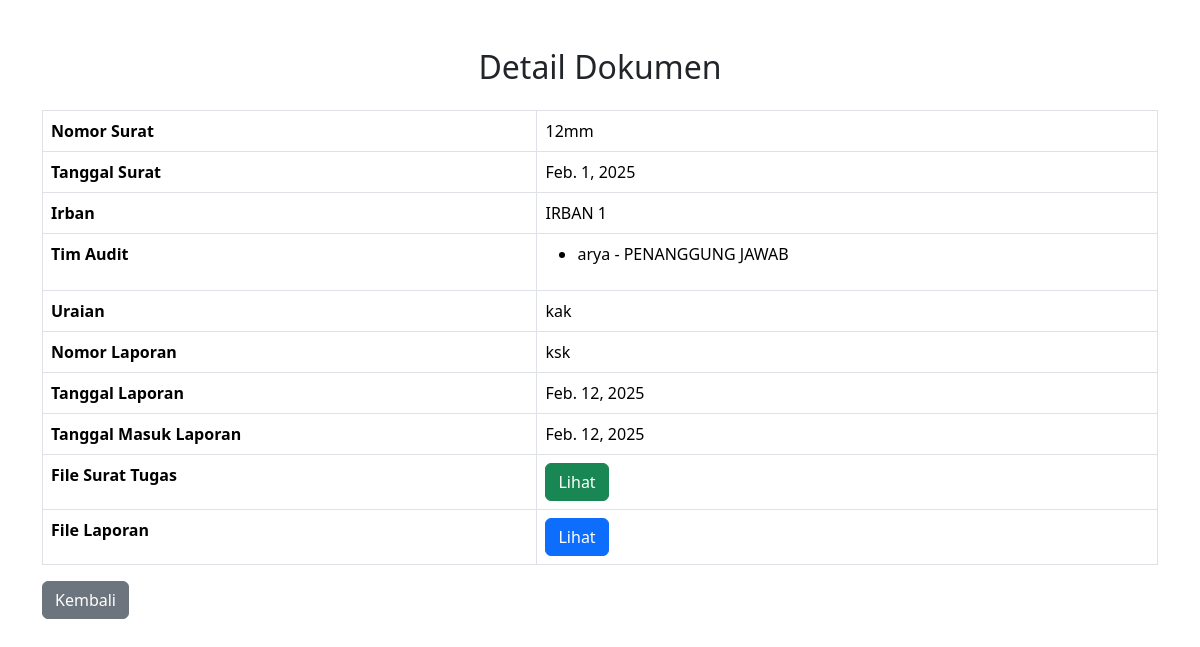
The app's page /dokumen/dokumen/2/detail/ (signed in) with its own data.
### dokumen/models.py (models this page shows, shortened)
class Dokumen(models.Model):
    IRBAN_CHOICES = [
        ("IRBAN 1", "IRBAN 1"),
        ("IRBAN 2", "IRBAN 2"),
        ("IRBAN 3", "IRBAN 3"),
        ("IRBAN 4", "IRBAN 4"),
        ("IRBAN INVESTIGASI", "IRBAN INVESTIGASI"),
    ]
    user = models.ForeignKey(User, on_delete=models.CASCADE, null=True, blank=True)
    nomor_surat = models.CharField(max_length=100, unique=True)
    irban = models.CharField(max_length=20, choices=IRBAN_CHOICES)
    tim_audit = models.JSONField(default=list)
    uraian = models.CharField(max_length=255)
    file = models.FileField(upload_to="dokumen/")
    created_at = models.DateTimeField(auto_now_add=True)
    laporan_diunggah = models.BooleanField(default=False)
    tanggal_surat = models.DateField()

class Laporan(models.Model):
    dokumen = models.OneToOneField(Dokumen, on_delete=models.CASCADE, related_name="laporan")
    judul_laporan = models.CharField(max_length=255)
    tanggal_laporan = models.DateField(default=now)
    nomor_laporan = models.CharField(max_length=100)
    tanggal_masuk_surat = models.DateField(null=True, blank=True)
    file = models.FileField(upload_to="laporan/")

### dokumen/views.py (the view)
# urls.py: path("dokumen/<int:dokumen_id>/detail/", detail_dokumen, name="detail_dokumen"),
@login_required
def detail_dokumen(request, dokumen_id):
    dokumen = get_object_or_404(Dokumen, pk=dokumen_id)
    laporan = Laporan.objects.filter(dokumen=dokumen).first()
    print("Tim Audit yang dikirim ke template:", dokumen.tim_audit)
    next_page = request.GET.get("next", request.META.get("HTTP_REFERER", "/"))
    return render(request, "dokumen/detail_dokumen.html", {
        "dokumen": dokumen,
        "laporan": laporan,
        "next_page": next_page,
    })

### dokumen/templates/dokumen/detail_dokumen.html (shortened to what this page needs)
{% load static %}
<!DOCTYPE html>
<html lang="id">
<head>
    <link rel="stylesheet" href="{% static 'bootstrap/css/bootstrap.min.css' %}">
</head>
<body>
    <div class="container mt-5">
        <h2 class="mb-4 text-center">Detail Dokumen</h2>
        <table class="table table-bordered">
            <tr><th>Nomor Surat</th><td>{{ dokumen.nomor_surat }}</td></tr>
            <tr><th>Tanggal Surat</th><td>{{ dokumen.tanggal_surat }}</td></tr>
            <tr><th>Irban</th><td>{{ dokumen.irban }}</td></tr>
            <tr>
                <th>Tim Audit</th>
                <td>
                    {% if dokumen.tim_audit %}
                        <ul>
                            {% for anggota in dokumen.tim_audit %}
                                <li>{{ anggota.nama }} - {{ anggota.jabatan }}</li>
                            {% endfor %}
                        </ul>
                    {% else %}
                        <span class="text-muted">Tidak ada Tim Audit</span>
                    {% endif %}
                </td>
            </tr>
            <tr><th>Uraian</th><td>{{ dokumen.uraian }}</td></tr>
            <tr><th>Nomor Laporan</th><td>{{ laporan.nomor_laporan }}</td></tr>
            <tr><th>Tanggal Laporan</th><td>{{ laporan.tanggal_laporan }}</td></tr>
            <tr><th>Tanggal Masuk Laporan</th><td>{{ laporan.tanggal_masuk_surat }}</td></tr>
            <tr>
                <th>File Surat Tugas</th>
                <td>
                    {% if dokumen.file %}
                        <a href="{{ dokumen.file.url }}" target="_blank" class="btn btn-success">Lihat</a>
                    {% else %}
                        <span class="text-muted">Tidak ada file</span>
                    {% endif %}
                </td>
            </tr>
            <tr>
                <th>File Laporan</th>
                <td>
                    {% if laporan and laporan.file %}
                        <a href="{{ laporan.file.url }}" target="_blank" class="btn btn-primary">Lihat</a>
                    {% else %}
                        <span class="text-muted">Tidak ada laporan</span>
                    {% endif %}
                </td>
            </tr>
        </table>
        <a href="{{ next_page }}" class="btn btn-secondary mb-5">Kembali</a>
    </div>
</body>
</html>

### records on screen
Dokumen: nomor_surat "12mm", tanggal_surat "Feb. 1, 2025", irban "IRBAN 1", uraian "kak"
Laporan: nomor_laporan "ksk", tanggal_laporan "Feb. 12, 2025", tanggal_masuk_surat "Feb. 12, 2025"

### other values on screen
{{ anggota.nama }} "arya"
{{ anggota.jabatan }} "PENANGGUNG JAWAB"
